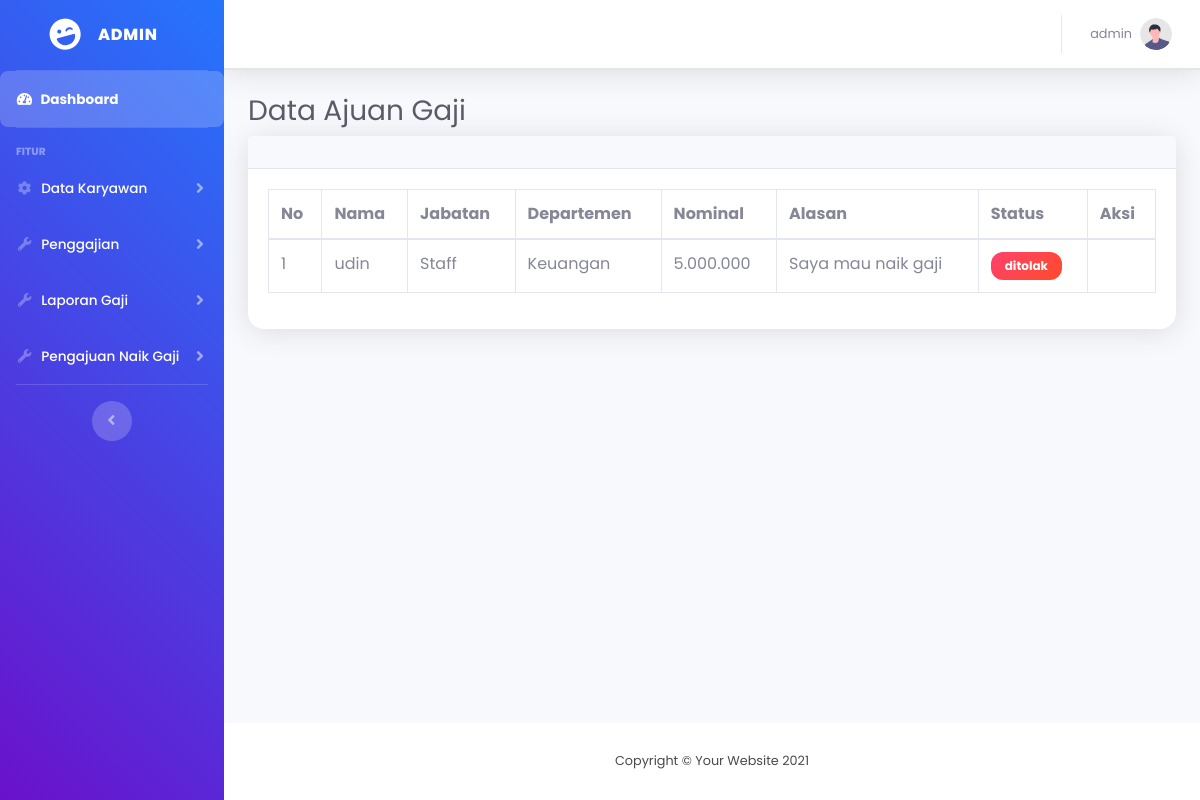
/admin/pengajuan.php (signed in), run on an earlier commit of the app's database.
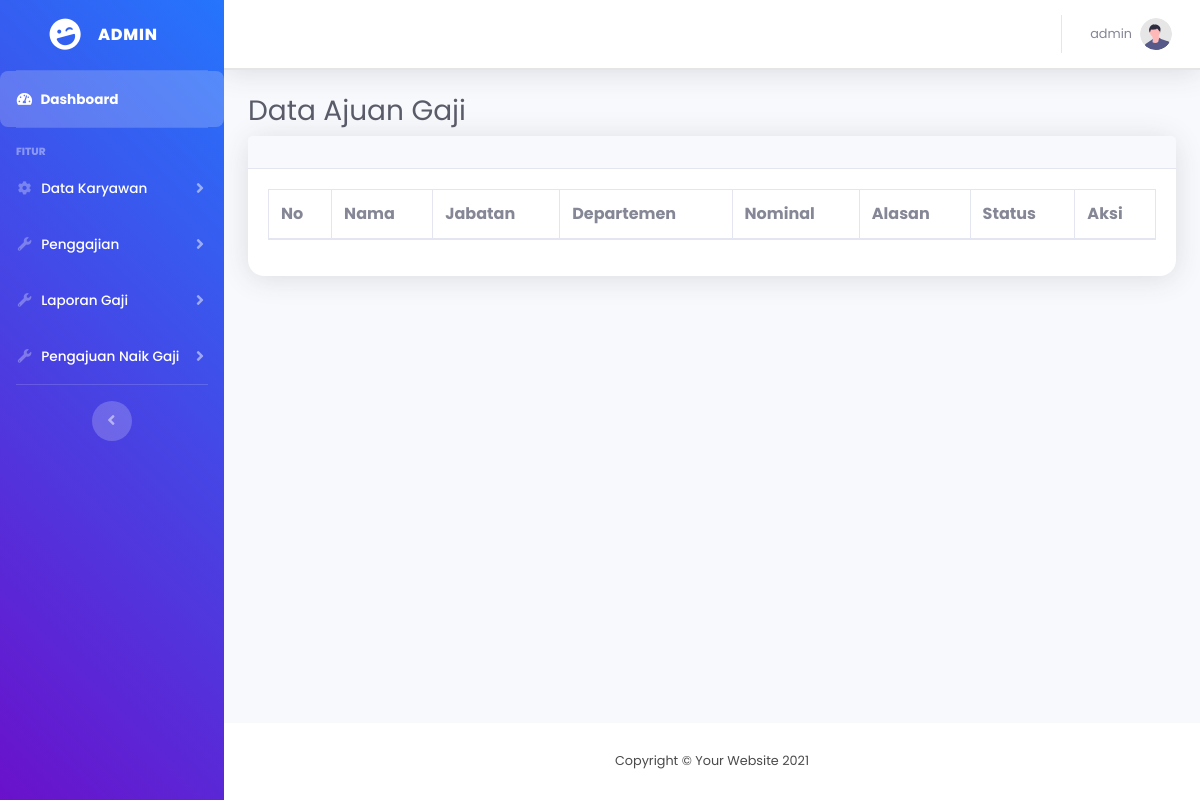
And on a later commit of the database.
### tables this page shows
CREATE TABLE `pengajuan` (
  `id` int(11) NOT NULL,
  `id_karyawan` int(11) NOT NULL,
  `nominal` decimal(10,0) NOT NULL,
  `alasan` text NOT NULL,
  `status` enum('pending','diterima','ditolak') NOT NULL
);

CREATE TABLE `karyawan` (
  `id` int(11) NOT NULL,
  `nama` varchar(100) NOT NULL,
  `email` varchar(255) NOT NULL,
  `username` varchar(255) NOT NULL,
  `password` varchar(255) NOT NULL,
  `jabatan` varchar(100) NOT NULL,
  `departemen` varchar(100) DEFAULT NULL,
  `gaji_pokok` decimal(15,2) NOT NULL,
  `status` enum('aktif','non-aktif') DEFAULT 'aktif',
  `tanggal_bergabung` date DEFAULT NULL
);

### admin/pengajuan.php (the view, shortened to what this page needs)
<?php
include '../koneksi.php';
?>
<!DOCTYPE html>
<html lang="en">
<head>
    <link href="../assets/vendor/fontawesome-free/css/all.min.css" rel="stylesheet" type="text/css">
    <link href="../assets/css/sb-admin-2.min.css" rel="stylesheet">
</head>
<body id="page-top">
    <div id="wrapper">
        <ul class="navbar-nav bg-gradient-primary sidebar sidebar-dark accordion" id="accordionSidebar">
            <a class="sidebar-brand d-flex align-items-center justify-content-center" href="index.php">
                <div class="sidebar-brand-icon rotate-n-15">
                    <i class="fas fa-laugh-wink"></i>
                </div>
                <div class="sidebar-brand-text mx-3">Admin</div>
            </a>
            <hr class="sidebar-divider my-0">
            <li class="nav-item active">
                <a class="nav-link" href="index.php">
                    <i class="fas fa-fw fa-tachometer-alt"></i>
                    <span>Dashboard</span></a>
            </li>
            <hr class="sidebar-divider">
            <div class="sidebar-heading">
                Fitur
            </div>
            <li class="nav-item">
                <a class="nav-link collapsed" href="#" data-toggle="collapse" data-target="#collapseTwo"
                    aria-expanded="true" aria-controls="collapseTwo">
                    <i class="fas fa-fw fa-cog"></i>
                    <span>Data Karyawan</span>
                </a>
            </li>
            <li class="nav-item">
                <a class="nav-link collapsed" href="#" data-toggle="collapse" data-target="#collapseUtilities"
                    aria-expanded="true" aria-controls="collapseUtilities">
                    <i class="fas fa-fw fa-wrench"></i>
                    <span>Penggajian</span>
                </a>
            </li>
            <li class="nav-item">
                <a class="nav-link collapsed" href="#" data-toggle="collapse" data-target="#laporanGaji"
                    aria-expanded="true" aria-controls="collapseUtilities">
                    <i class="fas fa-fw fa-wrench"></i>
                    <span>Laporan Gaji</span>
                </a>
            </li>
            <li class="nav-item">
                <a class="nav-link collapsed" href="#" data-toggle="collapse" data-target="#pengajuan"
                    aria-expanded="true" aria-controls="collapseUtilities">
                    <i class="fas fa-fw fa-wrench"></i>
                    <span>Pengajuan Naik Gaji</span>
                </a>
            </li>
            <hr class="sidebar-divider">
            <div class="text-center d-none d-md-inline">
                <button class="rounded-circle border-0" id="sidebarToggle"></button>
            </div>
        </ul>
        <div id="content-wrapper" class="d-flex flex-column">
            <div id="content">
                <nav class="navbar navbar-expand navbar-light bg-white topbar mb-4 static-top shadow">
                    <ul class="navbar-nav ml-auto">
                        <li class="nav-item dropdown no-arrow">
                            <a class="nav-link dropdown-toggle" href="#" id="userDropdown" role="button"
                                data-toggle="dropdown" aria-haspopup="true" aria-expanded="false">
                                <span
                                    class="mr-2 d-none d-lg-inline text-gray-600 small"><?= $_SESSION['nama_admin'] ?></span>
                                <img class="img-profile rounded-circle" src="../assets/img/undraw_profile.svg">
                            </a>
                        </li>
                    </ul>
                </nav>
                <div class="container-fluid">
                    <h1 class="h3 mb-2 text-gray-800">Data Ajuan Gaji</h1>
                    <div class="card shadow mb-4">
                        <div class="card-header py-3">
                        </div>
                        <div class="card-body">
                            <div class="table-responsive">
                                <table class="table table-bordered" id="dataTable" width="100%" cellspacing="0">
                                    <thead>
                                        <tr>
                                            <th>No</th>
                                            <th>Nama</th>
                                            <th>Jabatan</th>
                                            <th>Departemen</th>
                                            <th>Nominal</th>
                                            <th>Alasan</th>
                                            <th>Status</th>
                                            <th>Aksi</th>
                                        </tr>
                                    </thead>
                                    <tbody>
                                        <?php
                                    $no = 1;
                                    $tampil = mysqli_query($koneksi, "SELECT p.*, k.nama, k.departemen, k.jabatan
                                                                    FROM pengajuan p
                                                                    JOIN karyawan k ON p.id_karyawan = k.id");
                                    while($data = mysqli_fetch_array($tampil)):
                                    ?>
                                        <tr>
                                            <td><?= $no++ ?></td>
                                            <td><?= $data['nama'] ?></td>
                                            <td><?= $data['jabatan'] ?></td>
                                            <td><?= $data['departemen'] ?></td>
                                            <td><?= number_format($data['nominal'], 0, ',', '.') ?></td>
                                            <td><?= $data['alasan'] ?></td>
                                            <?php if ($data['status'] == 'diterima'): ?>
                                            <td><span class="badge badge-success"><?= $data['status'] ?></span></td>
                                            <?php elseif ($data['status'] == 'pending'): ?>
                                            <td><span class="badge badge-warning"><?= $data['status'] ?></span></td>
                                            <?php else: ?>
                                            <td><span class="badge badge-danger"><?= $data['status'] ?></span></td>
                                            <?php endif; ?>
                                            <td>
                                            </td>
                                        </tr>
                                        <?php endwhile; ?>
                                    </tbody>
                                </table>
                            </div>
                        </div>
                    </div>
                </div>
            </div>
            <footer class="sticky-footer bg-white">
                <div class="container my-auto">
                    <div class="copyright text-center my-auto">
                        <span>Copyright &copy; Your Website 2021</span>
                    </div>
                </div>
            </footer>
        </div>
    </div>
</body>
</html>

### admin/pengajuan.php (style rules this page uses)
body, html { font-family: 'Poppins', sans-serif; background: linear-gradient(120deg, #f5f7fa, #c3cfe2); height: 100%; color: #4a4a4a; }
.sidebar { background: linear-gradient(45deg, #6a11cb, #2575fc); color: #ffffff; }
.sidebar .nav-item .nav-link { color: #ffffff; font-weight: 500; transition: all 0.3s ease-in-out; }
.sidebar .nav-item.active .nav-link, .sidebar .nav-item .nav-link:hover { background-color: rgba(255, 255, 255, 0.2); border-radius: 8px; }
.navbar { background: #ffffff; border-bottom: 2px solid rgba(0, 0, 0, 0.1); box-shadow: 0 4px 6px rgba(0, 0, 0, 0.1); }
.navbar-brand, .navbar-nav .nav-link { color: #4a4a4a; font-weight: 600; }
.card { border: none; border-radius: 16px; transition: transform 0.3s ease, box-shadow 0.3s ease; box-shadow: 0 6px 20px rgba(0, 0, 0, 0.1); }
.badge { padding: 8px 14px; border-radius: 12px; }
.badge-danger { background: linear-gradient(135deg, #ff416c, #ff4b2b); color: #fff; }

What changed in the data, as far as the page shows it:
removed pengajuan: id_karyawan.nama "udin", id_karyawan.jabatan "Staff", id_karyawan.departemen "Keuangan", nominal "5.000.000", alasan "Saya mau naik gaji", status "ditolak"
